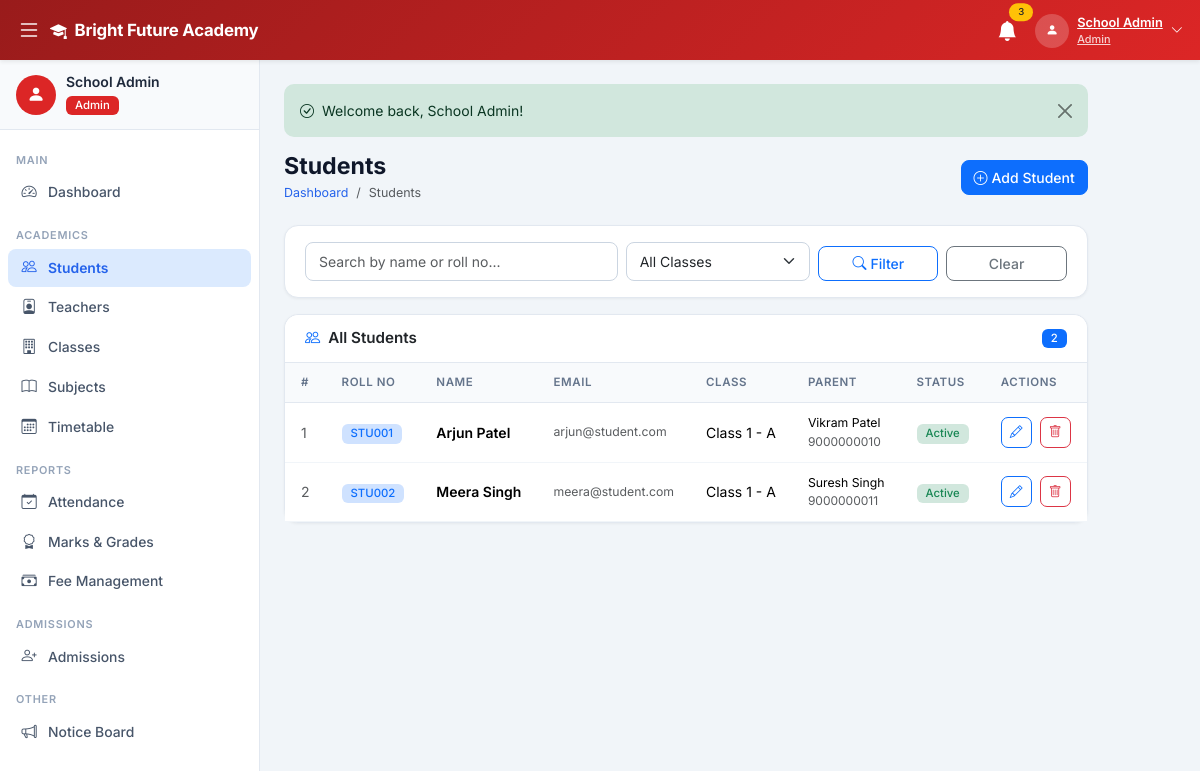
Screenshot of /admin/students.php (signed in) with the database file from the repository.
### tables this page shows
CREATE TABLE IF NOT EXISTS settings (
    id INT AUTO_INCREMENT PRIMARY KEY,
    setting_key VARCHAR(100) UNIQUE NOT NULL,
    setting_value TEXT,
    setting_group VARCHAR(50) DEFAULT 'general',
    updated_at TIMESTAMP DEFAULT CURRENT_TIMESTAMP ON UPDATE CURRENT_TIMESTAMP
);

CREATE TABLE IF NOT EXISTS students (
    id INT AUTO_INCREMENT PRIMARY KEY,
    user_id INT UNIQUE NOT NULL,
    admission_id INT,
    roll_number VARCHAR(20) UNIQUE NOT NULL,
    class_id INT NOT NULL,
    parent_name VARCHAR(100),
    parent_phone VARCHAR(20),
    parent_email VARCHAR(100),
    date_of_birth DATE,
    gender ENUM('Male','Female','Other'),
    blood_group VARCHAR(5),
    admission_date DATE DEFAULT (CURRENT_DATE),
    created_at TIMESTAMP DEFAULT CURRENT_TIMESTAMP,
    FOREIGN KEY (user_id) REFERENCES users(id) ON DELETE CASCADE,
    FOREIGN KEY (class_id) REFERENCES classes(id) ON DELETE CASCADE,
    FOREIGN KEY (admission_id) REFERENCES admissions(id) ON DELETE SET NULL
);

CREATE TABLE IF NOT EXISTS users (
    id INT AUTO_INCREMENT PRIMARY KEY,
    name VARCHAR(100) NOT NULL,
    email VARCHAR(100) UNIQUE NOT NULL,
    password VARCHAR(255) NOT NULL,
    role ENUM('developer','admin','teacher','student') NOT NULL,
    phone VARCHAR(20),
    address TEXT,
    profile_pic VARCHAR(255) DEFAULT 'default.png',
    status ENUM('active','inactive') DEFAULT 'active',
    created_at TIMESTAMP DEFAULT CURRENT_TIMESTAMP
);

CREATE TABLE IF NOT EXISTS classes (
    id INT AUTO_INCREMENT PRIMARY KEY,
    class_name VARCHAR(50) NOT NULL,
    section VARCHAR(10) NOT NULL,
    class_teacher_id INT,
    seats INT DEFAULT 40,
    created_at TIMESTAMP DEFAULT CURRENT_TIMESTAMP,
    UNIQUE KEY uq_class_section (class_name, section)
);

### config/db.php (called while the page is built, shortened)
<?php
function getDB() {
    static $conn = null;
    if ($conn === null) {
        $conn = new mysqli(DB_HOST, DB_USER, DB_PASS, DB_NAME);
        $conn->set_charset('utf8mb4');
    }
    return $conn;
}
function getSetting($key, $default = '') {
    $db  = getDB();
    $key = $db->real_escape_string($key);
    $res = $db->query("SELECT setting_value FROM settings WHERE setting_key='$key' LIMIT 1");
    if ($res && $res->num_rows > 0) {
        return $res->fetch_assoc()['setting_value'];
    }
    return $default;
}
function sanitize($data) {
    return htmlspecialchars(strip_tags(trim($data)));
}
function getFlash() {
    if (isset($_SESSION['flash'])) {
        $f = $_SESSION['flash'];
        return $f;
    }
    return null;
}

### admin/students.php (the view, shortened to what this page needs)
<?php
require_once '../config/db.php';
$db = getDB();
$search  = sanitize($_GET['q'] ?? '');
$where   = "WHERE 1=1";
$students = $db->query("SELECT s.*,u.name,u.email,u.phone,u.status,c.class_name,c.section FROM students s JOIN users u ON s.user_id=u.id JOIN classes c ON s.class_id=c.id $where ORDER BY s.roll_number");
$flash    = getFlash();
?>
<?php include '../includes/header.php'; ?>
<?php include '../includes/sidebar.php'; ?>
<div class="main-content" id="mainContent">
<?php if ($flash): ?><div class="alert alert-<?= $flash['type']==='success'?'success':'danger' ?> alert-dismissible fade show flash-msg mb-3"><i class="bi bi-check-circle me-2"></i><?= htmlspecialchars($flash['message']) ?><button class="btn-close" data-bs-dismiss="alert"></button></div><?php endif; ?>
<div class="page-header d-flex justify-content-between align-items-center">
    <div><h2>Students</h2><nav><ol class="breadcrumb mb-0"><li class="breadcrumb-item"><a href="dashboard.php">Dashboard</a></li><li class="breadcrumb-item active">Students</li></ol></nav></div>
    <button class="btn btn-primary" data-bs-toggle="modal" data-bs-target="#addModal"><i class="bi bi-plus-circle me-1"></i>Add Student</button>
</div>
<div class="card mb-3"><div class="card-body py-3">
    <form method="GET" class="row g-2 align-items-end">
        <div class="col-md-5"><input type="text" name="q" class="form-control" placeholder="Search by name or roll no..." value="<?= htmlspecialchars($search) ?>"></div>
        <div class="col-md-3"><select name="class_id" class="form-select"><option value="">All Classes</option></select></div>
        <div class="col-md-2"><button class="btn btn-outline-primary w-100"><i class="bi bi-search me-1"></i>Filter</button></div>
        <div class="col-md-2"><a href="students.php" class="btn btn-outline-secondary w-100">Clear</a></div>
    </form>
</div></div>
<div class="card">
    <div class="card-header d-flex justify-content-between align-items-center">
        <h6 class="card-title"><i class="bi bi-people me-2 text-primary"></i>All Students</h6>
        <span class="badge bg-primary"><?= $students->num_rows ?></span>
    </div>
    <div class="table-responsive">
        <table class="table searchable">
            <thead><tr><th>#</th><th>Roll No</th><th>Name</th><th>Email</th><th>Class</th><th>Parent</th><th>Status</th><th>Actions</th></tr></thead>
            <tbody>
            <?php $i=1; while ($s=$students->fetch_assoc()): ?>
            <tr>
                <td class="text-muted"><?= $i++ ?></td>
                <td><span class="badge bg-primary-subtle text-primary"><?= htmlspecialchars($s['roll_number']) ?></span></td>
                <td class="fw-600"><?= htmlspecialchars($s['name']) ?></td>
                <td class="text-muted small"><?= htmlspecialchars($s['email']) ?></td>
                <td><?= htmlspecialchars($s['class_name'].' - '.$s['section']) ?></td>
                <td><div class="small"><?= htmlspecialchars($s['parent_name']??'-') ?></div><div class="text-muted fs-12"><?= htmlspecialchars($s['parent_phone']??'') ?></div></td>
                <td><span class="badge bg-<?= $s['status']==='active'?'success':'danger' ?>-subtle text-<?= $s['status']==='active'?'success':'danger' ?>"><?= ucfirst($s['status']) ?></span></td>
                <td>
                    <a href="?action=edit&id=<?= $s['id'] ?>" class="btn btn-sm btn-outline-primary btn-icon me-1"><i class="bi bi-pencil"></i></a>
                    <form method="POST" class="d-inline" onsubmit="return confirm('Delete this student?')">
                        <button class="btn btn-sm btn-outline-danger btn-icon"><i class="bi bi-trash"></i></button>
                    </form>
                </td>
            </tr>
            <?php endwhile; ?>
            </tbody>
        </table>
    </div>
</div>
</div>
<?php include '../includes/footer.php'; ?>

### includes/header.php (shortened to what this page needs)
<!DOCTYPE html>
<html lang="en">
<head>
    <link href="https://cdn.jsdelivr.net/npm/bootstrap@5.3.2/dist/css/bootstrap.min.css" rel="stylesheet">
    <link href="https://cdn.jsdelivr.net/npm/bootstrap-icons@1.11.3/font/bootstrap-icons.css" rel="stylesheet">
    <link href="<?= APP_URL ?>/assets/css/style.css" rel="stylesheet">
</head>
<body>
<?php
$role        = $_SESSION['role'] ?? '';
$navGradient = [
    'developer' => 'background:linear-gradient(135deg,#4c1d95,#7c3aed)',
    'admin'     => 'background:linear-gradient(135deg,#991b1b,#dc2626)',
    'teacher'   => 'background:linear-gradient(135deg,#1e3a8a,#2563eb)',
    'student'   => 'background:linear-gradient(135deg,#14532d,#16a34a)',
];
$navStyle = $navGradient[$role] ?? $navGradient['admin'];
?>
<nav class="navbar navbar-dark fixed-top shadow-sm" id="topNav" style="<?= $navStyle ?>;height:var(--nav-h)">
    <div class="container-fluid">
        <button class="btn btn-link text-white me-1 p-1" id="sidebarToggle">
            <i class="bi bi-list fs-4"></i>
        </button>
        <a class="navbar-brand fw-700 d-flex align-items-center gap-2" href="<?= APP_URL ?>">
            <i class="bi bi-mortarboard-fill"></i>
            <span><?= htmlspecialchars(getSetting('school_name', APP_NAME)) ?></span>
        </a>
        <div class="ms-auto d-flex align-items-center gap-2">
            <div class="dropdown">
                <button class="btn btn-link text-white position-relative p-1" data-bs-toggle="dropdown">
                    <i class="bi bi-bell-fill fs-5"></i>
                    <span class="position-absolute top-0 start-100 translate-middle badge rounded-pill bg-warning text-dark" style="font-size:.6rem">3</span>
                </button>
            </div>
            <div class="dropdown">
                <button class="btn btn-link text-white d-flex align-items-center gap-2 p-1" data-bs-toggle="dropdown">
                    <div class="avatar-circle">
                        <i class="bi bi-person-fill small"></i>
                    </div>
                    <div class="d-none d-md-block text-start">
                        <div class="fw-600" style="font-size:.8rem;line-height:1.2"><?= htmlspecialchars(mb_strimwidth($_SESSION['name'] ?? 'User', 0, 18, '...')) ?></div>
                        <div style="font-size:.68rem;opacity:.8"><?= ucfirst($role) ?></div>
                    </div>
                    <i class="bi bi-chevron-down small d-none d-md-inline"></i>
                </button>
            </div>
        </div>
    </div>
</nav>
<div class="wrapper d-flex">

### assets/css/style.css (style rules this page uses)
:root { --sidebar-w: 260px; --sidebar-sm: 68px; --nav-h: 60px; --primary: #2563eb; --primary-dark: #1d4ed8; --success: #16a34a; --warning: #d97706; --danger: #dc2626; --info: #0891b2; --body-bg: #f1f5f9; --card-bg: #ffffff; --border: #e2e8f0; --text-muted: #64748b; --dev-color: #7c3aed; }
*, *::before, *::after { box-sizing: border-box; }
body { font-family: 'Inter', -apple-system, BlinkMacSystemFont, 'Segoe UI', sans-serif; background: var(--body-bg); color: #1e293b; overflow-x: hidden; }
#topNav { height: var(--nav-h); z-index: 1050; }
.navbar-brand { font-size: 1.05rem; letter-spacing: -.2px; }
.avatar-circle { width: 34px; height: 34px; border-radius: 50%; background: rgba(255,255,255,.2); display: flex; align-items: center; justify-content: center; }
.wrapper { margin-top: var(--nav-h); }
.main-content { margin-left: var(--sidebar-w); min-height: calc(100vh - var(--nav-h)); padding: 24px; transition: margin-left .25s ease; }
.page-header { margin-bottom: 22px; }
.page-header h2 { font-size: 1.45rem; font-weight: 700; color: #0f172a; margin: 0; }
.page-header .breadcrumb { font-size: .78rem; margin: 3px 0 0; }
.page-header .breadcrumb-item a { color: var(--primary); text-decoration: none; }
.card { border: 1px solid var(--border); border-radius: 14px; background: #fff; box-shadow: 0 1px 3px rgba(0,0,0,.05); }
.card-header { background: #fff; border-bottom: 1px solid var(--border); padding: 14px 20px; border-radius: 14px 14px 0 0 !important; }
.card-title { font-size: .95rem; font-weight: 600; margin: 0; }
.card-body { padding: 20px; }
.table { font-size: .875rem; margin: 0; }
.table th { background: #f8fafc; font-size: .72rem; font-weight: 600; text-transform: uppercase; letter-spacing: .05em; color: var(--text-muted); padding: 11px 16px; border-bottom: 1px solid var(--border); }
.table td { padding: 11px 16px; vertical-align: middle; border-color: #f1f5f9; }
.badge { font-weight: 500; padding: 4px 9px; border-radius: 6px; font-size: .71rem; }
.btn { border-radius: 8px; font-weight: 500; font-size: .875rem; }
.btn-sm { border-radius: 6px; font-size: .8rem; }
.btn-icon { width: 31px; height: 31px; padding: 0; display: inline-flex; align-items: center; justify-content: center; border-radius: 7px; }
.form-control, .form-select { border-radius: 8px; border-color: #cbd5e1; font-size: .875rem; padding: 8px 13px; }
.flash-msg { border-radius: 10px; border: none; font-size: .875rem; }
.fw-600 { font-weight: 600; }
.fw-700 { font-weight: 700; }
.fs-12 { font-size: .75rem; }

### rows the page displays
settings: setting_value "Bright Future Academy"
students: roll_number "STU001", user.name "Arjun Patel", user.email "arjun@student.com", class.section "Class 1 - A", parent_name "Vikram Patel", parent_phone "9000000010", user.status "Active"
students: roll_number "STU002", user.name "Meera Singh", user.email "meera@student.com", class.section "Class 1 - A", parent_name "Suresh Singh", parent_phone "9000000011", user.status "Active"

### other values shown
mb_strimwidth($_SESSION['name'] ?? 'User', 0, 18, '...') "School Admin"
$role "Admin"
mb_strimwidth($_SESSION['name'] ?? '', 0, 22, '...') "School Admin"
$label "Dashboard Students Teachers Classes Subjects Timetable Attendance Marks & Grades Fee Management Admissions Notice Board"
$flash['message'] "Welcome back, School Admin!"
$students->num_rows "2"
